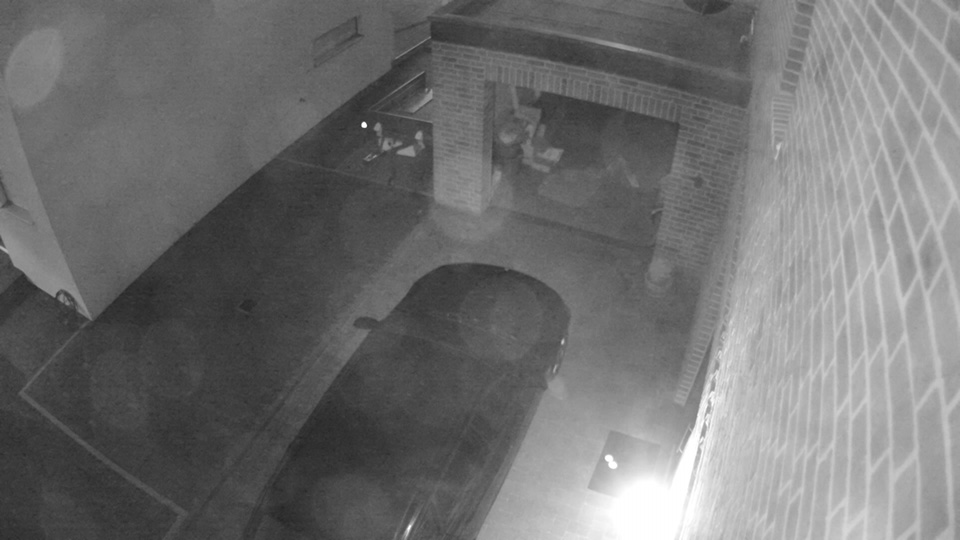
#> input picture test_images/open_door_night.jpg, 960 x 540 px
$ python door_state_test.py
#> lines starting #> are read from the running program, lines starting #| are printed output that depends on the picture; after the words box and inside, x2 and y2 are one past the last pixel; in counts of white or black regions, pixels touching at a corner belong together
# code to test door state
import cv2
from numpy import *
print("packages imported")

test_imgs = ['test_images/open_door_night.jpg', 'test_images/closed_door_night.jpg',
             'test_images/open_door_day.jpg', 'test_images/closed_door_day.jpg']
#
for imgFile in test_imgs:
    img = cv2.imread(imgFile)
#> img is the input picture: shape (540, 960, 3); min 36, max 255, mean 112.8
    height, width, channels = img.shape
#> height = 540; width = 960; channels = 3
    mask = zeros((height+2, width+2), uint8)

    #the starting pixel for the floodFill
    start_pixel = (510,110)


    #maximum distance to start pixel:
    diff = (2,2,2)

    # detect similar pixel colours and fill
    retval = cv2.floodFill(img, mask, start_pixel, (0,255,0), diff, diff)
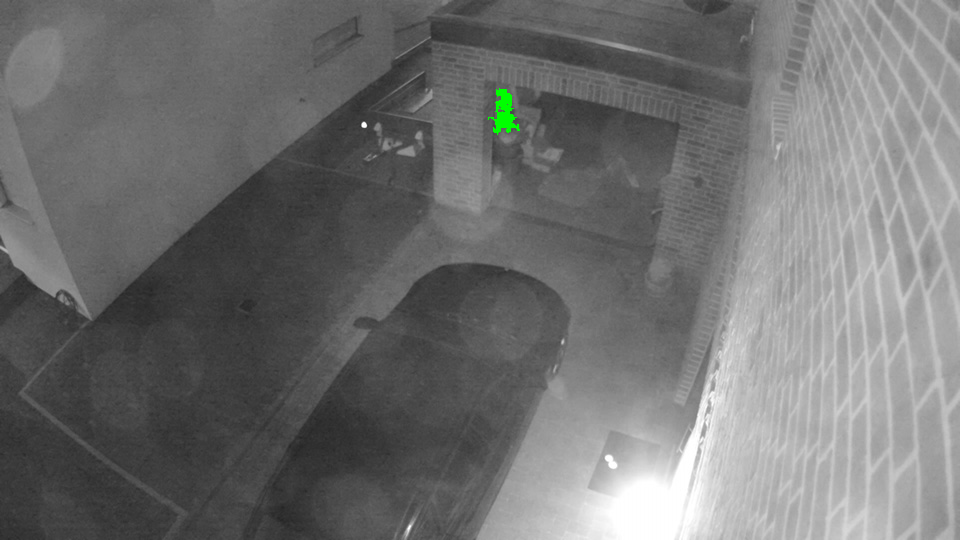
#> img: shape (540, 960, 3); 0.13% of pixels changed, all inside (x1, y1, x2, y2) = (488, 88, 520, 135)

    # print original circle
    cv2.circle(img, start_pixel, 3, (0, 0, 255), thickness=5)
#> img: shape (540, 960, 3); 0.03% of pixels changed, all inside (x1, y1, x2, y2) = (504, 104, 517, 117)


    # print(retval)
    cv2.imshow("result", img)
    cv2.waitKey(1000)
#> pass 2 of the loop `for imgFile in test_imgs:`:
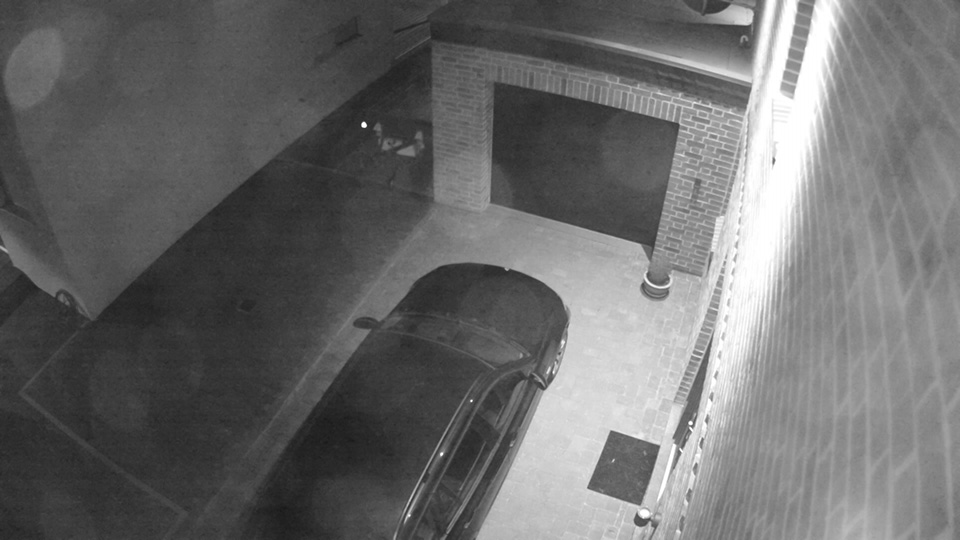
#> input picture test_images/closed_door_night.jpg, 960 x 540 px
#> img is the input picture: shape (540, 960, 3); min 25, max 255, mean 107.1
#> `retval = cv2.floodFill(img, mask, start_pixel, (0,255,0), diff, diff)`:
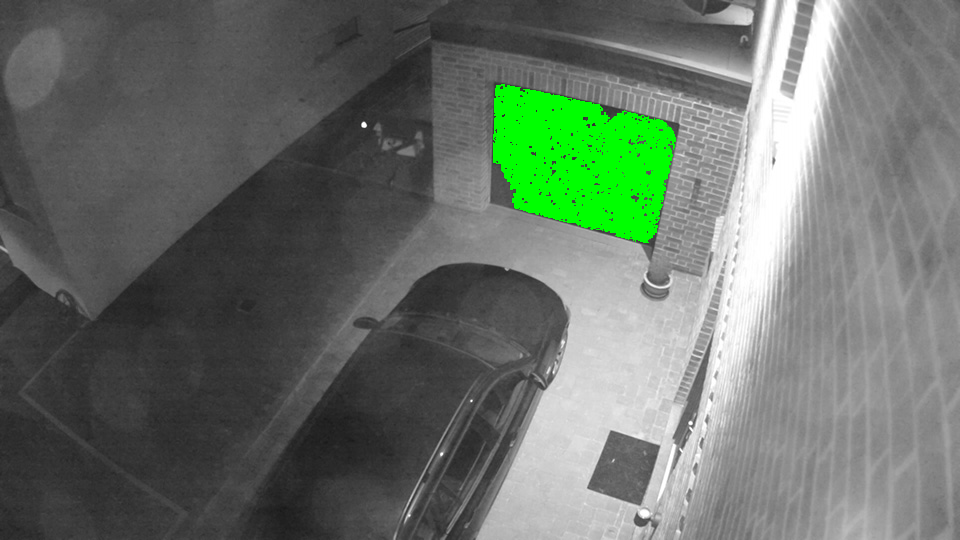
#> img: shape (540, 960, 3); 3.82% of pixels changed, all inside (x1, y1, x2, y2) = (493, 84, 676, 243)
#> pass 3 of the loop `for imgFile in test_imgs:`:
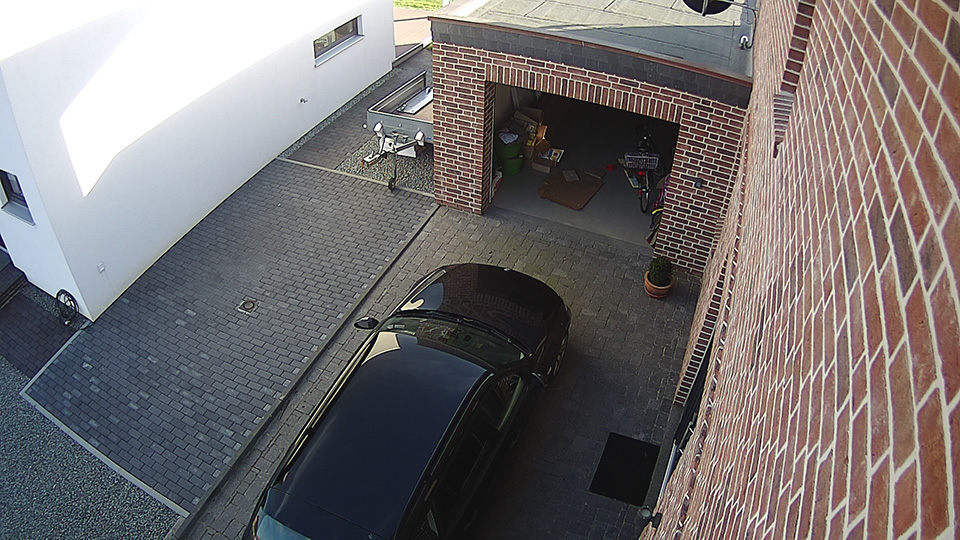
#> input picture test_images/open_door_day.jpg, 960 x 540 px
#> img is the input picture: shape (540, 960, 3); mean B, G, R 112.4, 111.8, 116.6
#> `retval = cv2.floodFill(img, mask, start_pixel, (0,255,0), diff, diff)`:
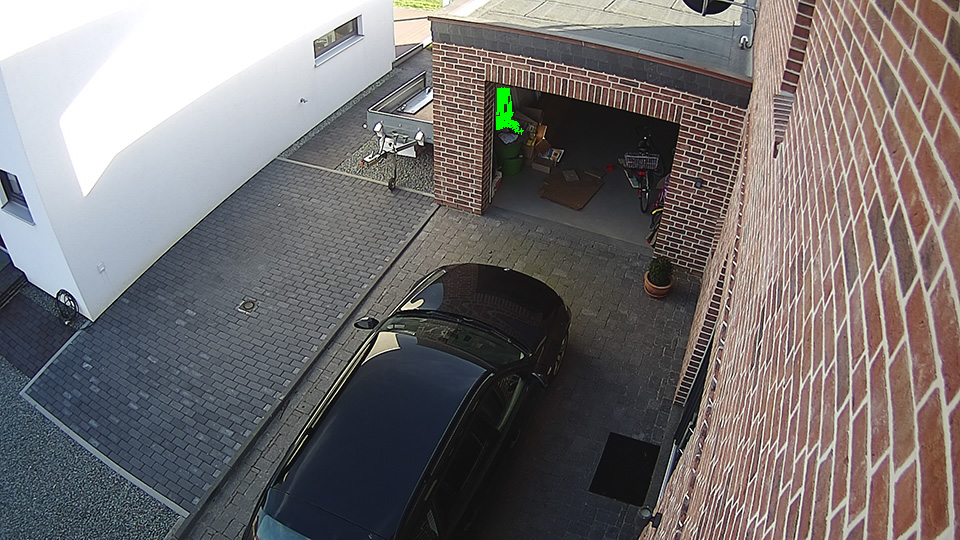
#> img: shape (540, 960, 3); 0.12% of pixels changed, all inside (x1, y1, x2, y2) = (496, 87, 524, 135)
#> the loop made 4 passes; the first 3 are shown

    # [7 lines of commented-out code are left out]
